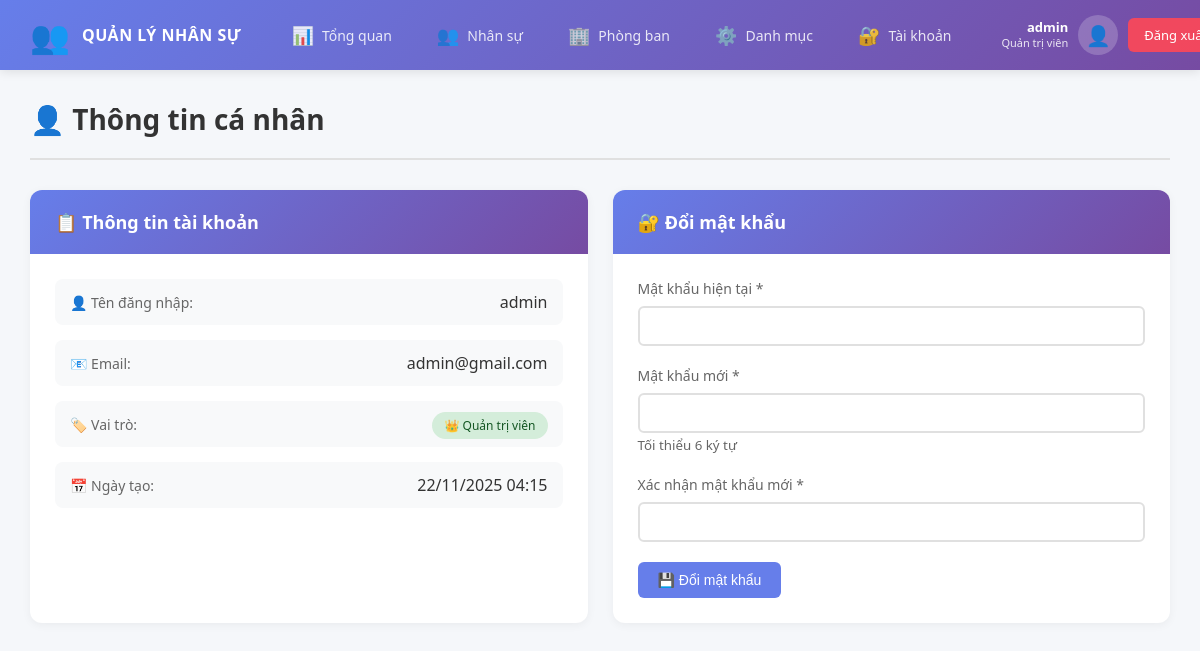
Page /thong_tin_ca_nhan.php (signed in) on the committed database.
### tables this page shows
CREATE TABLE users (
    id INT AUTO_INCREMENT PRIMARY KEY,
    username VARCHAR(50) UNIQUE NOT NULL,
    password VARCHAR(255) NOT NULL,
    email VARCHAR(100),
    role ENUM('admin', 'user') DEFAULT 'user',
    created_at TIMESTAMP DEFAULT CURRENT_TIMESTAMP
);

### src/thong_tin_ca_nhan.php (the view, shortened to what this page needs)
<?php
require_once 'config.php';
$user_id = $_SESSION['user_id'];
try {
    $stmt = $pdo->prepare("SELECT u.*, ns.ho_ten, ns.email as ns_email, ns.so_dien_thoai
                           FROM users u
                           LEFT JOIN nhan_su ns ON u.nhan_su_id = ns.id
                           WHERE u.id = ?");
    $stmt->execute([$user_id]);
    $user = $stmt->fetch();
} catch (PDOException $e) {
    die("Lỗi: " . $e->getMessage());
}
?>
<!DOCTYPE html>
<html lang="vi">
<head>
    <link rel="stylesheet" href="../assets/style.css">
</head>
<body>
    <?php include 'sidebar.php'; ?>
    <div class="main-content">
        <div class="header">
            <h1>👤 Thông tin cá nhân</h1>
        </div>
        <div class="profile-container">
            <div class="profile-card">
                <div class="card-header">
                    <h3>📋 Thông tin tài khoản</h3>
                </div>
                <div class="card-body">
                    <div class="info-list">
                        <div class="info-item-row">
                            <span class="info-label">👤 Tên đăng nhập:</span>
                            <span class="info-value"><?php echo $user['username']; ?></span>
                        </div>
                        <div class="info-item-row">
                            <span class="info-label">📧 Email:</span>
                            <span class="info-value"><?php echo $user['email'] ?: $user['ns_email'] ?: '-'; ?></span>
                        </div>
                        <div class="info-item-row">
                            <span class="info-label">🏷️ Vai trò:</span>
                            <span class="info-value">
                                <span
                                    class="badge <?php echo $user['role'] == 'admin' ? 'badge-success' : 'badge-warning'; ?>">
                                    <?php echo $user['role'] == 'admin' ? '👑 Quản trị viên' : '👤 Nhân viên'; ?>
                                </span>
                            </span>
                        </div>
                        <div class="info-item-row">
                            <span class="info-label">📅 Ngày tạo:</span>
                            <span
                                class="info-value"><?php echo date('d/m/Y H:i', strtotime($user['created_at'])); ?></span>
                        </div>
                    </div>
                </div>
            </div>
            <div class="profile-card">
                <div class="card-header">
                    <h3>🔐 Đổi mật khẩu</h3>
                </div>
                <div class="card-body">
                    <form method="POST">
                        <div class="form-group">
                            <label>Mật khẩu hiện tại *</label>
                            <input type="password" name="old_password" class="form-control" required>
                        </div>
                        <div class="form-group">
                            <label>Mật khẩu mới *</label>
                            <input type="password" name="new_password" class="form-control" required minlength="6">
                            <small style="color: #666;">Tối thiểu 6 ký tự</small>
                        </div>
                        <div class="form-group">
                            <label>Xác nhận mật khẩu mới *</label>
                            <input type="password" name="confirm_password" class="form-control" required>
                        </div>
                        <button type="submit" class="btn-primary">💾 Đổi mật khẩu</button>
                    </form>
                </div>
            </div>
        </div>
    </div>
</body>
</html>

### assets/style.css (style rules this page uses)
* { margin: 0; padding: 0; box-sizing: border-box; }
body { font-family: 'Segoe UI', Tahoma, Geneva, Verdana, sans-serif; background: #f5f7fa; color: #333; overflow-x: hidden; }
.main-content { margin-left: 0; margin-top: 70px; padding: 30px; min-height: calc(100vh - 70px); }
.header { display: flex; justify-content: space-between; align-items: center; margin-bottom: 30px; padding-bottom: 20px; border-bottom: 2px solid #e0e0e0; }
.header h1 { font-size: 28px; color: #333; }
.btn-primary { padding: 10px 20px; background: #667eea; color: white; border: none; border-radius: 6px; cursor: pointer; font-size: 14px; font-weight: 500; text-decoration: none; display: inline-flex; align-items: center; gap: 8px; transition: all 0.3s; }
.badge { padding: 5px 12px; border-radius: 20px; font-size: 12px; font-weight: 500; }
.badge-success { background: #d4edda; color: #155724; }
.form-group { margin-bottom: 20px; }
.form-group label { display: block; margin-bottom: 8px; color: #666; font-weight: 500; font-size: 14px; }
.form-control { width: 100%; padding: 10px 15px; border: 2px solid #e0e0e0; border-radius: 6px; font-size: 14px; transition: border-color 0.3s; }

### src/sidebar.php (style rules this page uses)
.main-content { margin-left: 0 !important; margin-top: 70px; padding: 30px; min-height: calc(100vh - 70px); }

### src/thong_tin_ca_nhan.php (style rules this page uses)
.profile-container { display: grid; grid-template-columns: repeat(auto-fit, minmax(400px, 1fr)); gap: 25px; }
.profile-card { background: white; border-radius: 12px; box-shadow: 0 2px 10px rgba(0, 0, 0, 0.05); overflow: hidden; }
.card-header { padding: 20px 25px; background: linear-gradient(135deg, #667eea 0%, #764ba2 100%); color: white; }
.card-header h3 { margin: 0; font-size: 18px; }
.card-body { padding: 25px; }
.info-list { display: flex; flex-direction: column; gap: 15px; }
.info-item-row { display: flex; justify-content: space-between; align-items: center; padding: 12px 15px; background: #f8f9fa; border-radius: 8px; }
.info-item-row .info-label { color: #666; font-size: 14px; }
.info-item-row .info-value { font-weight: 500; color: #333; }

### rows in the picture
users: username "admin", email "admin@gmail.com", created_at "22/11/2025 04:15"

### other values in the picture
$_SESSION['username'] "admin"
